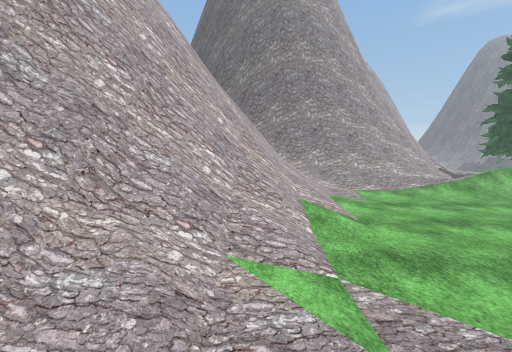
[1] (above)

16 first-person views from a walk through a Unity game level. The camera is 1.4 m above the floor, tilts 4° down and sees 90° across. The floor is counted in squares, 1 m on a side. Each view is taken from the middle of a square. On the plan, view 1 faces up. The plan holds only what a view shows up to about 13 squares ahead; the rest is blank. The place goes on beyond the plan. The player character is not drawn. Some surface patterns are stand-ins.

[2]
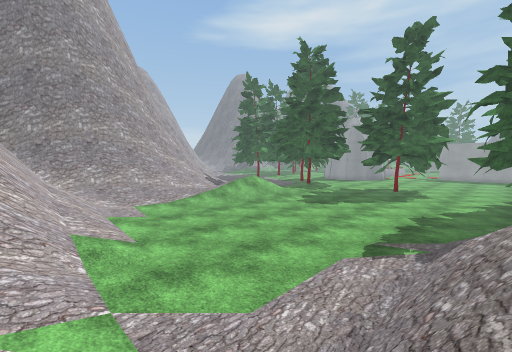

[3]
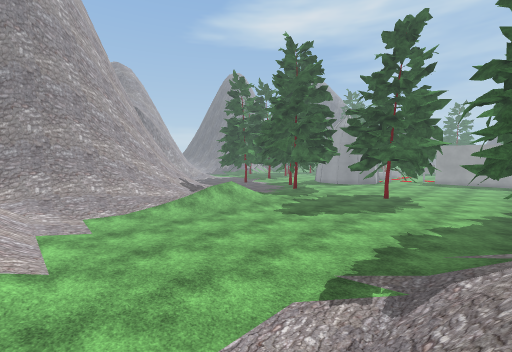

[4]
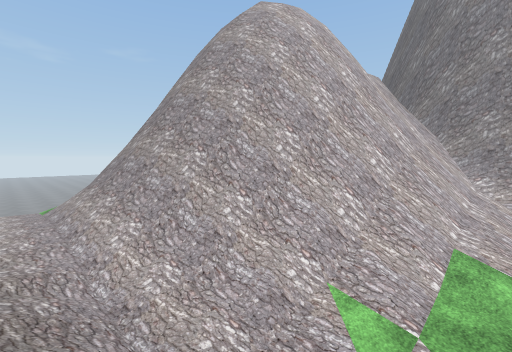

[5]
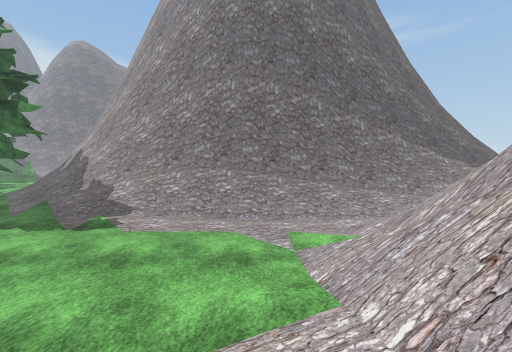

[6]
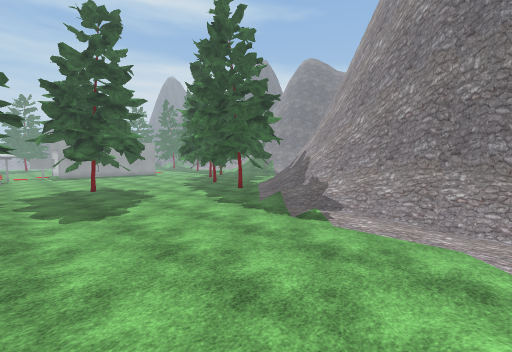

[7]
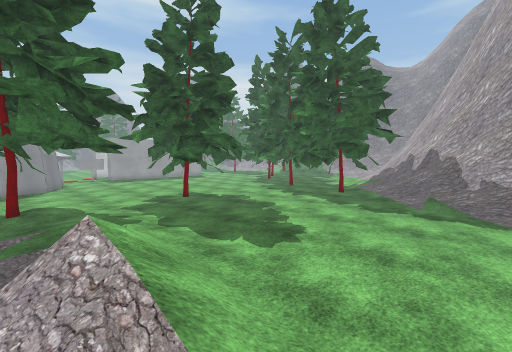

[8]
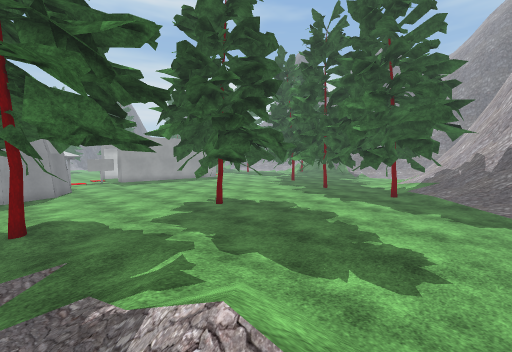

[9]
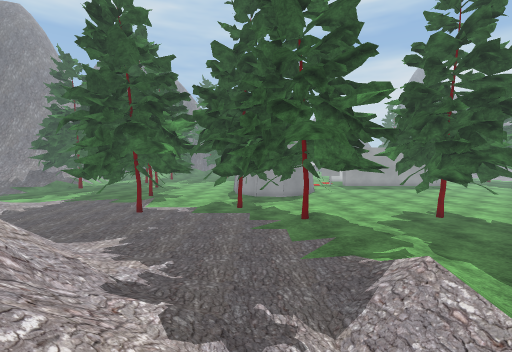

[10]
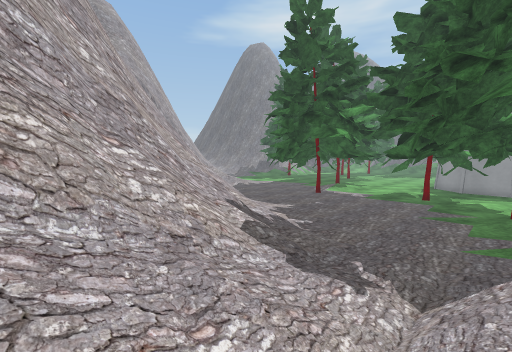

[11]
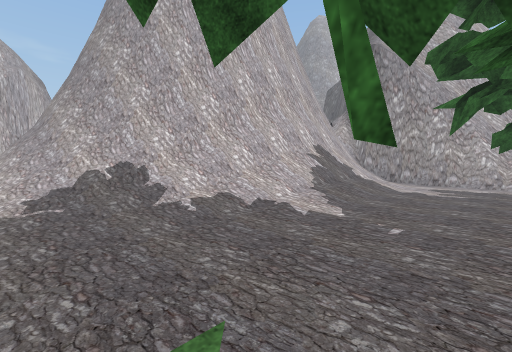

[12]
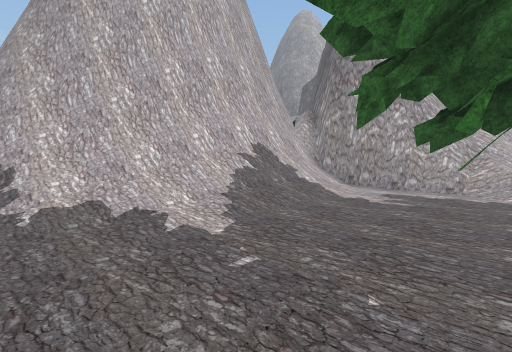

[13]
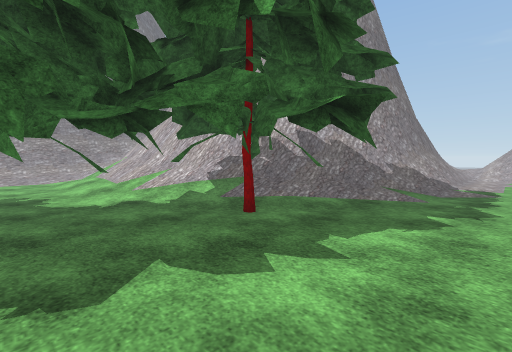

[14]
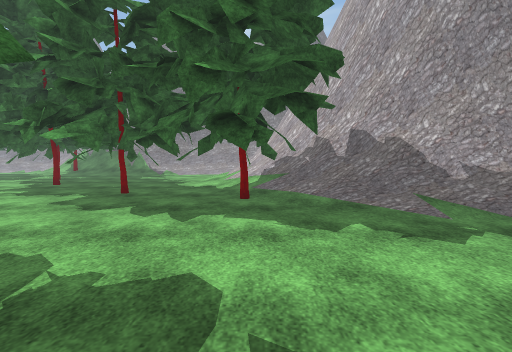

[15]
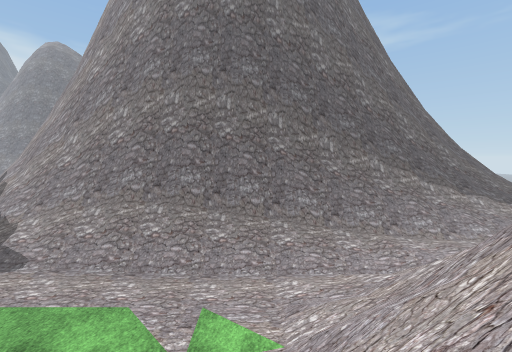

[16]
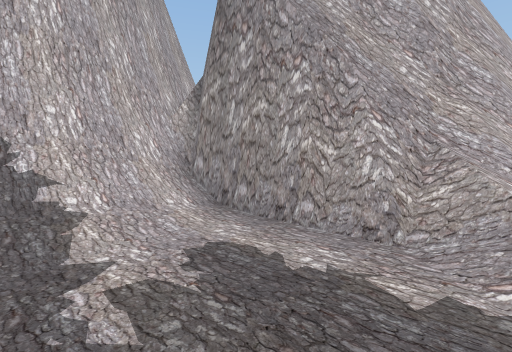

### Floor plan
Key: @ floor where view 1 was taken; # wall or solid block; x gap in a wall; . main floor; : floor 0.25 m higher than the main floor; + floor 0.5 m higher than the main floor; * floor 0.75 m higher than the main floor; / step, stairs or slope; = window, fence, low wall or low ledge; ^ raised ledge; O other object.
Columns run from 9 left of view 1 to 21 right of it. Each row starts with its distance up from view 1.
 31                             ^^=
 30                             ^==
 29                      ^^#^#####=
 28                      ^^//.....O
 27                      ^^//:.....
 26                      ^^//:.....
 25                      ^#//:.....
 24                      ^#///.....
 23                      ^#//:.....
 22                     ^^^//:...#.
 21                     ^^^//:.....
 20                     #==//:.....
 19                    ^#=///:....#
 18                   ^^^=///......
 17                  ^#^////:......
 16                 ^^==///:.......
 15          ^   ^^#^=#////:.......
 14          ^^^^^##/////::......#.
 13           ======/////..........
 12          ^=//////* /////....::.
 11          ^=///:://///////::.:::
 10          ^=///..../////+:::....
  9         ^^=/:........::::::....
  8        ^^#=/...................
  7        ^#/=/................. x
  6       ^^^///.................x.
  5      ^^==//....................
  4     ^^^=///....................
  3 ^^^^^=///:...................#x
  2 ======///......................
  1 ///////:......................
  0 ++++/////@/===/////.....#......
 -1 :++++///////##=//////...#......
 -2 ///==#^^^#####^^#^=///:...#..##
 -3 =====^^         ^^^=////#.##.##
 -4 /=#^^^            ^^^////...##.
 -5 ^#^                ^^^///:...x.
 -6 ^^                  ^^=// ... .
 -7                       ^=//:....

Where each view was taken, in squares from view 1:
view 1: 0 up, 0 right, facing up
view 2: 1 down, 0 right, facing up-right
view 3: 1 down, 2 right, facing up-right
view 4: 1 down, 2 right, facing up-left
view 5: 9 up, 2 right, facing down
view 6: 9 up, 2 right, facing down-right
view 7: 12 up, 8 right, facing down-right
view 8: 12 up, 11 right, facing down-right
view 9: 14 up, 8 right, facing right
view 10: 12 up, 8 right, facing up-right
view 11: 13 up, 20 right, facing up-left
view 12: 16 up, 21 right, facing up-left
view 13: 2 up, 20 right, facing down-left
view 14: 6 up, 15 right, facing down
view 15: 7 up, 0 right, facing down
view 16: 24 up, 21 right, facing up-left
